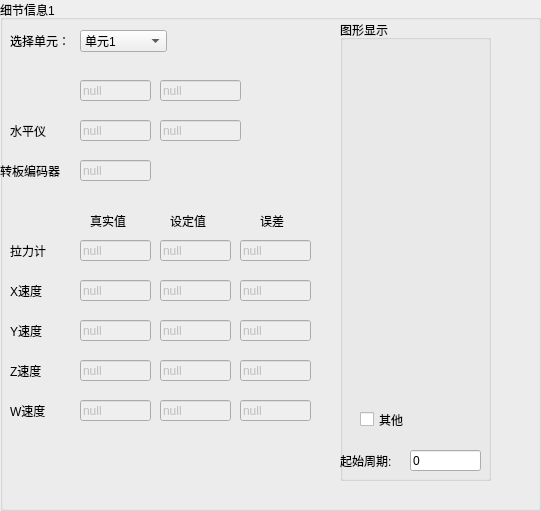
     <widget class="QGroupBox" name="groupBox_27">
      <property name="geometry">
       <rect>
        <x>20</x>
        <y>10</y>
        <width>541</width>
        <height>511</height>
       </rect>
      </property>
      <property name="title">
       <string>细节信息1</string>
      </property>
      <widget class="QLabel" name="label_107">
       <property name="geometry">
        <rect>
         <x>10</x>
         <y>120</y>
         <width>61</width>
         <height>21</height>
        </rect>
       </property>
       <property name="text">
        <string>水平仪</string>
       </property>
      </widget>
      <widget class="QLineEdit" name="detail1_Rsiko1">
       <property name="enabled">
        <bool>false</bool>
       </property>
       <property name="geometry">
        <rect>
         <x>80</x>
         <y>80</y>
         <width>71</width>
         <height>21</height>
        </rect>
       </property>
       <property name="text">
        <string>null</string>
       </property>
      </widget>
      <widget class="QLineEdit" name="detail1_Rsiko2">
       <property name="enabled">
        <bool>false</bool>
       </property>
       <property name="geometry">
        <rect>
         <x>160</x>
         <y>80</y>
         <width>81</width>
         <height>21</height>
        </rect>
       </property>
       <property name="text">
        <string>null</string>
       </property>
      </widget>
      <widget class="QLineEdit" name="detail1_Rlevel1">
       <property name="enabled">
        <bool>false</bool>
       </property>
       <property name="geometry">
        <rect>
         <x>80</x>
         <y>120</y>
         <width>71</width>
         <height>21</height>
        </rect>
       </property>
       <property name="text">
        <string>null</string>
       </property>
      </widget>
      <widget class="QLineEdit" name="detail1_Rlevel2">
       <property name="enabled">
        <bool>false</bool>
       </property>
       <property name="geometry">
        <rect>
         <x>160</x>
         <y>120</y>
         <width>81</width>
         <height>21</height>
        </rect>
       </property>
       <property name="text">
        <string>null</string>
       </property>
      </widget>
      <widget class="QLineEdit" name="detail1_RencoderT">
       <property name="enabled">
        <bool>false</bool>
       </property>
       <property name="geometry">
        <rect>
         <x>80</x>
         <y>160</y>
         <width>71</width>
         <height>21</height>
        </rect>
       </property>
       <property name="text">
        <string>null</string>
       </property>
      </widget>
      <widget class="QLabel" name="label_108">
       <property name="geometry">
        <rect>
         <x>0</x>
         <y>160</y>
         <width>81</width>
         <height>21</height>
        </rect>
       </property>
       <property name="text">
        <string>转板编码器</string>
       </property>
      </widget>
      <widget class="QLabel" name="label_111">
       <property name="geometry">
        <rect>
         <x>170</x>
         <y>210</y>
         <width>61</width>
         <height>21</height>
        </rect>
       </property>
       <property name="text">
        <string>设定值</string>
       </property>
      </widget>
      <widget class="QLabel" name="label_109">
       <property name="geometry">
        <rect>
         <x>90</x>
         <y>210</y>
         <width>61</width>
         <height>21</height>
        </rect>
       </property>
       <property name="text">
        <string>真实值</string>
       </property>
      </widget>
      <widget class="QLabel" name="label_110">
       <property name="geometry">
        <rect>
         <x>260</x>
         <y>210</y>
         <width>51</width>
         <height>21</height>
        </rect>
       </property>
       <property name="text">
        <string>误差</string>
       </property>
      </widget>
      <widget class="QLineEdit" name="detail1_VX_set">
       <property name="enabled">
        <bool>false</bool>
       </property>
       <property name="geometry">
        <rect>
         <x>160</x>
         <y>280</y>
         <width>71</width>
         <height>21</height>
        </rect>
       </property>
       <property name="text">
        <string>null</string>
       </property>
      </widget>
      <widget class="QLineEdit" name="detail1_VX_error">
       <property name="enabled">
        <bool>false</bool>
       </property>
       <property name="geometry">
        <rect>
         <x>240</x>
         <y>280</y>
         <width>71</width>
         <height>21</height>
        </rect>
       </property>
       <property name="text">
        <string>null</string>
       </property>
      </widget>
      <widget class="QLabel" name="label_114">
       <property name="geometry">
        <rect>
         <x>10</x>
         <y>240</y>
         <width>61</width>
         <height>21</height>
        </rect>
       </property>
       <property name="text">
        <string>拉力计</string>
       </property>
      </widget>
      <widget class="QLabel" name="label_115">
       <property name="geometry">
        <rect>
         <x>10</x>
         <y>320</y>
         <width>51</width>
         <height>21</height>
        </rect>
       </property>
       <property name="text">
        <string>Y速度</string>
       </property>
      </widget>
      <widget class="QLabel" name="label_116">
       <property name="geometry">
        <rect>
         <x>10</x>
         <y>280</y>
         <width>61</width>
         <height>21</height>
        </rect>
       </property>
       <property name="text">
        <string>X速度</string>
       </property>
      </widget>
      <widget class="QLineEdit" name="detail1_Rpull_error">
       <property name="enabled">
        <bool>false</bool>
       </property>
       <property name="geometry">
        <rect>
         <x>240</x>
         <y>240</y>
         <width>71</width>
         <height>21</height>
        </rect>
       </property>
       <property name="text">
        <string>null</string>
       </property>
      </widget>
      <widget class="QLineEdit" name="detail1_VX_now">
       <property name="enabled">
        <bool>false</bool>
       </property>
       <property name="geometry">
        <rect>
         <x>80</x>
         <y>280</y>
         <width>71</width>
         <height>21</height>
        </rect>
       </property>
       <property name="text">
        <string>null</string>
       </property>
      </widget>
      <widget class="QLineEdit" name="detail1_Rpull_now">
       <property name="enabled">
        <bool>false</bool>
       </property>
       <property name="geometry">
        <rect>
         <x>80</x>
         <y>240</y>
         <width>71</width>
         <height>21</height>
        </rect>
       </property>
       <property name="text">
        <string>null</string>
       </property>
      </widget>
      <widget class="QLineEdit" name="detail1_Rpull_set">
       <property name="enabled">
        <bool>false</bool>
       </property>
       <property name="geometry">
        <rect>
         <x>160</x>
         <y>240</y>
         <width>71</width>
         <height>21</height>
        </rect>
       </property>
       <property name="text">
        <string>null</string>
       </property>
      </widget>
      <widget class="QLabel" name="label_117">
       <property name="geometry">
        <rect>
         <x>10</x>
         <y>360</y>
         <width>51</width>
         <height>21</height>
        </rect>
       </property>
       <property name="text">
        <string>Z速度</string>
       </property>
      </widget>
      <widget class="QLineEdit" name="detail1_VY_now">
       <property name="enabled">
        <bool>false</bool>
       </property>
       <property name="geometry">
        <rect>
         <x>80</x>
         <y>320</y>
         <width>71</width>
         <height>21</height>
        </rect>
       </property>
       <property name="text">
        <string>null</string>
       </property>
      </widget>
      <widget class="QLineEdit" name="detail1_VY_set">
       <property name="enabled">
        <bool>false</bool>
       </property>
       <property name="geometry">
        <rect>
         <x>160</x>
         <y>320</y>
         <width>71</width>
         <height>21</height>
        </rect>
       </property>
       <property name="text">
        <string>null</string>
       </property>
      </widget>
      <widget class="QLineEdit" name="detail1_VY_error">
       <property name="enabled">
        <bool>false</bool>
       </property>
       <property name="geometry">
        <rect>
         <x>240</x>
         <y>320</y>
         <width>71</width>
         <height>21</height>
        </rect>
       </property>
       <property name="text">
        <string>null</string>
       </property>
      </widget>
      <widget class="QLineEdit" name="detail1_VZ_now">
       <property name="enabled">
        <bool>false</bool>
       </property>
       <property name="geometry">
        <rect>
         <x>80</x>
         <y>360</y>
         <width>71</width>
         <height>21</height>
        </rect>
       </property>
       <property name="text">
        <string>null</string>
       </property>
      </widget>
      <widget class="QLineEdit" name="detail1_VZ_set">
       <property name="enabled">
        <bool>false</bool>
       </property>
       <property name="geometry">
        <rect>
         <x>160</x>
         <y>360</y>
         <width>71</width>
         <height>21</height>
        </rect>
       </property>
       <property name="text">
        <string>null</string>
       </property>
      </widget>
      <widget class="QLineEdit" name="detail1_VZ_error">
       <property name="enabled">
        <bool>false</bool>
       </property>
       <property name="geometry">
        <rect>
         <x>240</x>
         <y>360</y>
         <width>71</width>
         <height>21</height>
        </rect>
       </property>
       <property name="text">
        <string>null</string>
       </property>
      </widget>
      <widget class="QComboBox" name="detail_cmodules">
       <property name="geometry">
        <rect>
         <x>80</x>
         <y>30</y>
         <width>87</width>
         <height>22</height>
        </rect>
       </property>
       <item>
        <property name="text">
         <string>单元1</string>
        </property>
       </item>
       <item>
        <property name="text">
         <string>单元2</string>
        </property>
       </item>
       <item>
        <property name="text">
         <string>单元3</string>
        </property>
       </item>
       <item>
        <property name="text">
         <string>单元4</string>
        </property>
       </item>
       <item>
        <property name="text">
         <string>单元5</string>
        </property>
       </item>
       <item>
        <property name="text">
         <string>单元6</string>
        </property>
       </item>
       <item>
        <property name="text">
         <string>单元7</string>
        </property>
       </item>
       <item>
        <property name="text">
         <string>单元8</string>
        </property>
       </item>
       <item>
        <property name="text">
         <string>单元9</string>
        </property>
       </item>
       <item>
        <property name="text">
         <string>单元10</string>
        </property>
       </item>
       <item>
        <property name="text">
         <string>单元11</string>
        </property>
       </item>
      </widget>
      <widget class="QLabel" name="label_119">
       <property name="geometry">
        <rect>
         <x>10</x>
         <y>30</y>
         <width>81</width>
         <height>21</height>
        </rect>
       </property>
       <property name="text">
        <string>选择单元：</string>
       </property>
      </widget>
      <widget class="QCheckBox" name="checkBox_70">
       <property name="enabled">
        <bool>true</bool>
       </property>
       <property name="geometry">
        <rect>
         <x>360</x>
         <y>410</y>
         <width>71</width>
         <height>19</height>
        </rect>
       </property>
       <property name="text">
        <string>其他</string>
       </property>
       <property name="checked">
        <bool>false</bool>
       </property>
      </widget>
      <widget class="QGroupBox" name="groupBox_29">
       <property name="geometry">
        <rect>
         <x>340</x>
         <y>20</y>
         <width>151</width>
         <height>461</height>
        </rect>
       </property>
       <property name="title">
        <string>图形显示</string>
       </property>
       <widget class="QRadioButton" name="radioButton_2">
        <property name="geometry">
         <rect>
          <x>-490</x>
          <y>180</y>
          <width>115</width>
          <height>19</height>
         </rect>
        </property>
        <property name="text">
         <string>RadioButton</string>
        </property>
       </widget>
      </widget>
      <widget class="QLabel" name="label_135">
       <property name="geometry">
        <rect>
         <x>10</x>
         <y>400</y>
         <width>51</width>
         <height>21</height>
        </rect>
       </property>
       <property name="text">
        <string>W速度</string>
       </property>
      </widget>
      <widget class="QLineEdit" name="detail1_VW_error">
       <property name="enabled">
        <bool>false</bool>
       </property>
       <property name="geometry">
        <rect>
         <x>240</x>
         <y>400</y>
         <width>71</width>
         <height>21</height>
        </rect>
       </property>
       <property name="text">
        <string>null</string>
       </property>
      </widget>
      <widget class="QLineEdit" name="detail1_VW_set">
       <property name="enabled">
        <bool>false</bool>
       </property>
       <property name="geometry">
        <rect>
         <x>160</x>
         <y>400</y>
         <width>71</width>
         <height>21</height>
        </rect>
       </property>
       <property name="text">
        <string>null</string>
       </property>
      </widget>
      <widget class="QLineEdit" name="detail1_VW_now">
       <property name="enabled">
        <bool>false</bool>
       </property>
       <property name="geometry">
        <rect>
         <x>80</x>
         <y>400</y>
         <width>71</width>
         <height>21</height>
        </rect>
       </property>
       <property name="text">
        <string>null</string>
       </property>
      </widget>
      <widget class="QLabel" name="label_136">
       <property name="geometry">
        <rect>
         <x>340</x>
         <y>450</y>
         <width>71</width>
         <height>21</height>
        </rect>
       </property>
       <property name="text">
        <string>起始周期:</string>
       </property>
      </widget>
      <widget class="QLineEdit" name="detail1_starTime1">
       <property name="enabled">
        <bool>true</bool>
       </property>
       <property name="geometry">
        <rect>
         <x>410</x>
         <y>450</y>
         <width>71</width>
         <height>21</height>
        </rect>
       </property>
       <property name="text">
        <string>0</string>
       </property>
      </widget>
      <zorder>groupBox_29</zorder>
      <zorder>label_107</zorder>
      <zorder>detail1_Rsiko1</zorder>
      <zorder>detail1_Rsiko2</zorder>
      <zorder>detail1_Rlevel1</zorder>
      <zorder>detail1_Rlevel2</zorder>
      <zorder>detail1_RencoderT</zorder>
      <zorder>label_108</zorder>
      <zorder>label_111</zorder>
      <zorder>label_109</zorder>
      <zorder>label_110</zorder>
      <zorder>detail1_VX_set</zorder>
      <zorder>detail1_VX_error</zorder>
      <zorder>label_114</zorder>
      <zorder>label_115</zorder>
      <zorder>label_116</zorder>
      <zorder>detail1_Rpull_error</zorder>
      <zorder>detail1_VX_now</zorder>
      <zorder>detail1_Rpull_now</zorder>
      <zorder>detail1_Rpull_set</zorder>
      <zorder>label_117</zorder>
      <zorder>detail1_VY_now</zorder>
      <zorder>detail1_VY_set</zorder>
      <zorder>detail1_VY_error</zorder>
      <zorder>detail1_VZ_now</zorder>
      <zorder>detail1_VZ_set</zorder>
      <zorder>detail1_VZ_error</zorder>
      <zorder>detail_cmodules</zorder>
      <zorder>label_119</zorder>
      <zorder>checkBox_70</zorder>
      <zorder>label_135</zorder>
      <zorder>detail1_VW_error</zorder>
      <zorder>detail1_VW_set</zorder>
      <zorder>detail1_VW_now</zorder>
      <zorder>label_136</zorder>
      <zorder>detail1_starTime1</zorder>
     </widget>
